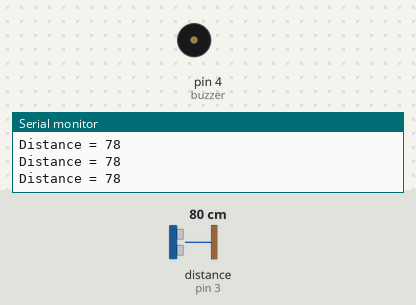
Recording of a sketch running on a simulated Arduino Uno, built with avr-gcc and run on an emulated ATmega328P. On the bench: buzzer (waves = sounding, pin HIGH), the last lines printed to the serial monitor. Wiring (inferred from the names in the program): ultrasonic range finder: trigger pin 2; echo pin 3. The inputs (shaded band) are chosen by the test bench; at power-on: distance to the obstacle (sensor on pin 3) 80 cm. The echo pulse lasts 58.3 µs per cm; pins used as bus, display or sensor lines are not drawn.

Above: at 1.2 s.
1.3 s: distance to the obstacle (sensor on pin 3) set to 8 cm
2.8 s: distance to the obstacle (sensor on pin 3) set to 5 cm
At 3.3 s:
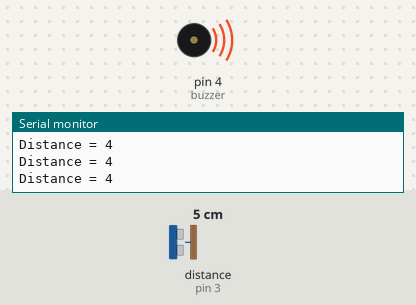
4.3 s: distance to the obstacle (sensor on pin 3) set to 9 cm
At 5.5 s:
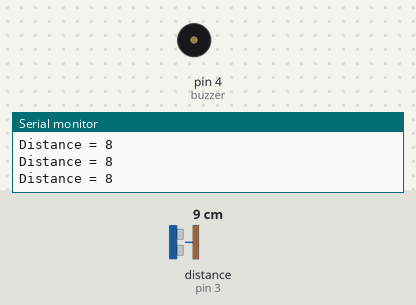
5.8 s: distance to the obstacle (sensor on pin 3) set to 2 cm
At 6.7 s:
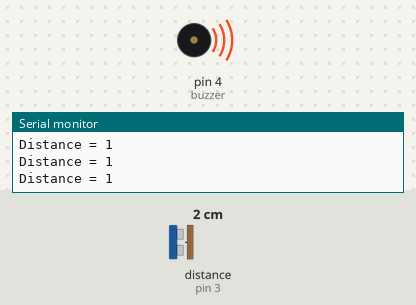
Timing chart, 0 to 8.3 s (numbered marks = the images above; inputs shaded):
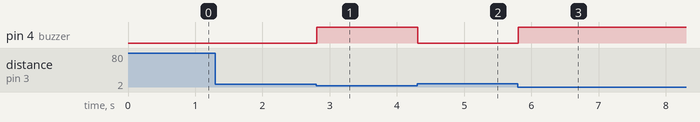

Measured:
- the behaviour switches between 7 and 6 cm on distance to the obstacle (sensor on pin 3) (found by bisection; images 0 and 1)
- after the input at 2.8 s, pin 4 (buzzer): LOW → HIGH at once
- after the input at 4.3 s, pin 4 (buzzer): HIGH → LOW at once
- after the input at 5.8 s, pin 4 (buzzer): LOW → HIGH at once

The sketch:

secondSketchofTheDay.ino
```cpp
const int trigPin = 2;
/*
"#define" is a preprocessor directive. It defines a lable and a value, that will be positioned in the
preprocessed-source-code at the same place of each occurence of the label. No type is defined, so it
is a basic substitution of strings before compilation. It can then lead to errors or misunderstandings during compilation.
*/
#define echoPin 3 // Unsafer as the compiler can check for type errors and throw messages (or break compilation) if you made a mistake.

const int buzzer = 4;

void setup() {
  Serial.begin(9600);
  pinMode(trigPin, OUTPUT);
  pinMode(echoPin, INPUT);
  pinMode(buzzer, OUTPUT);
}

void loop() {
  long duration, distance;
  digitalWrite(trigPin, LOW);
  delayMicroseconds(2);
  digitalWrite(trigPin, HIGH);
  delayMicroseconds(10);
  digitalWrite(trigPin, LOW);
  duration = pulseIn(echoPin, HIGH);
  distance = duration * 0.034 / 2; // Calculate distance in centimeters (divide by 58 for inches)

  Serial.println("Distance = " + (String)distance);

  if(distance <= 5) digitalWrite(buzzer,HIGH);
  else digitalWrite(buzzer,LOW);

  delay(10); // Wait for some time before sending the next data
}
```
